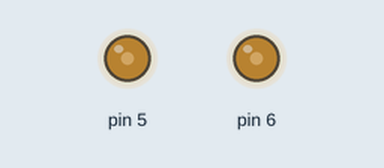
Bench run of a sketch on a simulated Arduino Uno, built with avr-gcc and run on an emulated ATmega328P. Parts: output pins drawn as LEDs (lit = HIGH).

Above: at 0.1 s.
Timing chart, 0 to 1.6 s (numbered marks = the images above):
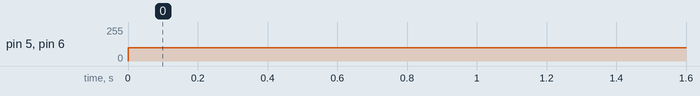

The sketch:

point-turn-code.ino
```cpp
int botSpeed = 100;

void setup() {
  // setting PWM output pins for controlling dc motors
  pinMode(5,OUTPUT);
  pinMode(6,OUTPUT);
  Serial.begin(9600); // for debugging
}

void loop() {
  // give pwm signals to respective digital pins to perform point turn
  analogWrite(5,botSpeed); // turn left wheels clockwise
  analogWrite(6,botSpeed); // turn right wheels anticlockwise
}
```

Measured:
- by itself, pin 5, pin 6: 0/255 → 100/255 at 0.00 s
